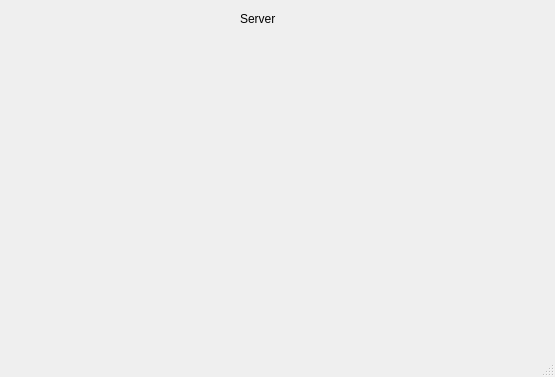
<?xml version="1.0" encoding="UTF-8"?>
<ui version="4.0">
 <class>Server</class>
 <widget class="QMainWindow" name="Server">
  <property name="geometry">
   <rect>
    <x>0</x>
    <y>0</y>
    <width>555</width>
    <height>377</height>
   </rect>
  </property>
  <property name="windowTitle">
   <string>Server</string>
  </property>
  <widget class="QWidget" name="centralwidget">
   <widget class="QLabel" name="label">
    <property name="geometry">
     <rect>
      <x>240</x>
      <y>10</y>
      <width>51</width>
      <height>17</height>
     </rect>
    </property>
    <property name="text">
     <string>Server</string>
    </property>
   </widget>
  </widget>
  <widget class="QMenuBar" name="menubar">
   <property name="geometry">
    <rect>
     <x>0</x>
     <y>0</y>
     <width>555</width>
     <height>22</height>
    </rect>
   </property>
  </widget>
  <widget class="QStatusBar" name="statusbar"/>
 </widget>
 <resources/>
 <connections/>
</ui>
